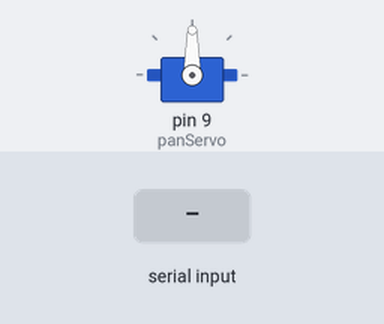
The sketch below on a simulated Arduino Uno, built with avr-gcc and run on an emulated ATmega328P. On the bench: servo. The test bench sets the inputs (shaded band). What the sketch prints to the serial monitor is not drawn.

Above: at 1.2 s.
1.3 s: "2\n" received over Serial
At 2.5 s:
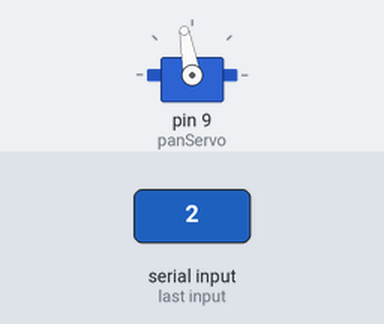
2.8 s: "1\n" received over Serial
At 3.7 s:
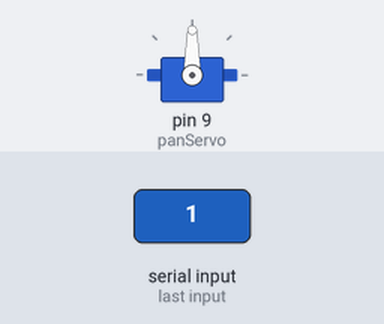
4.3 s: "4\n" received over Serial
At 4.9 s:
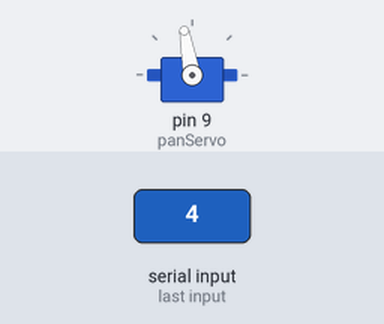
Timing chart, 0 to 7.3 s (numbered marks = the images above; inputs shaded):
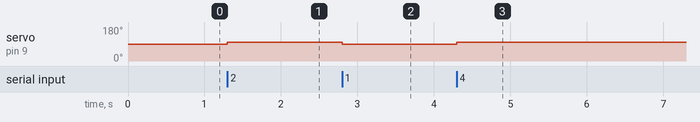

Measured:
- after the input at 1.3 s, servo on pin 9 (panServo): 90° → 100° at once
- after the input at 2.8 s, servo on pin 9 (panServo): 100° → 90° at once
- after the input at 4.3 s, servo on pin 9 (panServo): 90° → 100° at once

The sketch:

ArduinoCode.ino
```cpp
#include <Servo.h>

Servo panServo;

int pos = 90;

void setup()
{
  Serial.begin(115200);
  panServo.attach(9);
}

void loop()
{

  if(Serial.available())
  {
    int a = Serial.parseInt();
    if(a==1)
    {
      pos -=10;
      pos = constrain(pos,10,170);
           panServo.write(pos);
    }
    if(a == 2)
    {
    pos += 10;
     pos= constrain(pos,10,170);
         panServo.write(pos);
    }
    if(a==3)
    {
      pos -=10;

      pos =constrain(pos,10,170);
           panServo.write(pos);
    }
    if(a == 4)
    {

      pos += 10;

      pos =constrain(pos,10,170);
      panServo.write(pos);


  }

  }
      Serial.println(pos);


  delay(1);

}
```
